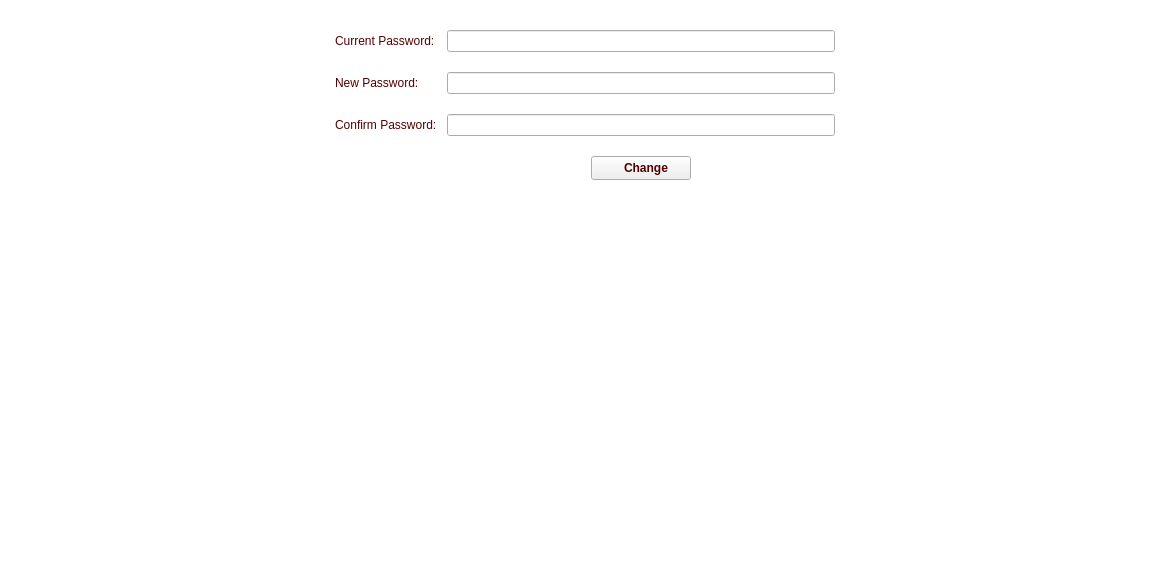
<?xml version="1.0" encoding="UTF-8"?>
<ui version="4.0">
 <class>ChangePassword</class>
 <widget class="QWidget" name="ChangePassword">
  <property name="geometry">
   <rect>
    <x>0</x>
    <y>0</y>
    <width>1170</width>
    <height>570</height>
   </rect>
  </property>
  <property name="minimumSize">
   <size>
    <width>1170</width>
    <height>570</height>
   </size>
  </property>
  <property name="palette">
   <palette>
    <active>
     <colorrole role="WindowText">
      <brush brushstyle="SolidPattern">
       <color alpha="255">
        <red>0</red>
        <green>0</green>
        <blue>0</blue>
       </color>
      </brush>
     </colorrole>
     <colorrole role="Button">
      <brush brushstyle="SolidPattern">
       <color alpha="255">
        <red>255</red>
        <green>255</green>
        <blue>255</blue>
       </color>
      </brush>
     </colorrole>
     <colorrole role="Light">
      <brush brushstyle="SolidPattern">
       <color alpha="255">
        <red>255</red>
        <green>255</green>
        <blue>255</blue>
       </color>
      </brush>
     </colorrole>
     <colorrole role="Midlight">
      <brush brushstyle="SolidPattern">
       <color alpha="255">
        <red>255</red>
        <green>255</green>
        <blue>255</blue>
       </color>
      </brush>
     </colorrole>
     <colorrole role="Dark">
      <brush brushstyle="SolidPattern">
       <color alpha="255">
        <red>127</red>
        <green>127</green>
        <blue>127</blue>
       </color>
      </brush>
     </colorrole>
     <colorrole role="Mid">
      <brush brushstyle="SolidPattern">
       <color alpha="255">
        <red>170</red>
        <green>170</green>
        <blue>170</blue>
       </color>
      </brush>
     </colorrole>
     <colorrole role="Text">
      <brush brushstyle="SolidPattern">
       <color alpha="255">
        <red>0</red>
        <green>0</green>
        <blue>0</blue>
       </color>
      </brush>
     </colorrole>
     <colorrole role="BrightText">
      <brush brushstyle="SolidPattern">
       <color alpha="255">
        <red>255</red>
        <green>255</green>
        <blue>255</blue>
       </color>
      </brush>
     </colorrole>
     <colorrole role="ButtonText">
      <brush brushstyle="SolidPattern">
       <color alpha="255">
        <red>0</red>
        <green>0</green>
        <blue>0</blue>
       </color>
      </brush>
     </colorrole>
     <colorrole role="Base">
      <brush brushstyle="SolidPattern">
       <color alpha="255">
        <red>255</red>
        <green>255</green>
        <blue>255</blue>
       </color>
      </brush>
     </colorrole>
     <colorrole role="Window">
      <brush brushstyle="SolidPattern">
       <color alpha="255">
        <red>255</red>
        <green>255</green>
        <blue>255</blue>
       </color>
      </brush>
     </colorrole>
     <colorrole role="Shadow">
      <brush brushstyle="SolidPattern">
       <color alpha="255">
        <red>0</red>
        <green>0</green>
        <blue>0</blue>
       </color>
      </brush>
     </colorrole>
     <colorrole role="AlternateBase">
      <brush brushstyle="SolidPattern">
       <color alpha="255">
        <red>255</red>
        <green>255</green>
        <blue>255</blue>
       </color>
      </brush>
     </colorrole>
     <colorrole role="ToolTipBase">
      <brush brushstyle="SolidPattern">
       <color alpha="255">
        <red>255</red>
        <green>255</green>
        <blue>220</blue>
       </color>
      </brush>
     </colorrole>
     <colorrole role="ToolTipText">
      <brush brushstyle="SolidPattern">
       <color alpha="255">
        <red>0</red>
        <green>0</green>
        <blue>0</blue>
       </color>
      </brush>
     </colorrole>
     <colorrole role="PlaceholderText">
      <brush brushstyle="SolidPattern">
       <color alpha="127">
        <red>0</red>
        <green>0</green>
        <blue>0</blue>
       </color>
      </brush>
     </colorrole>
     <colorrole role="Accent">
      <brush brushstyle="SolidPattern">
       <color alpha="255">
        <red>255</red>
        <green>255</green>
        <blue>255</blue>
       </color>
      </brush>
     </colorrole>
    </active>
    <inactive>
     <colorrole role="WindowText">
      <brush brushstyle="SolidPattern">
       <color alpha="255">
        <red>0</red>
        <green>0</green>
        <blue>0</blue>
       </color>
      </brush>
     </colorrole>
     <colorrole role="Button">
      <brush brushstyle="SolidPattern">
       <color alpha="255">
        <red>255</red>
        <green>255</green>
        <blue>255</blue>
       </color>
      </brush>
     </colorrole>
     <colorrole role="Light">
      <brush brushstyle="SolidPattern">
       <color alpha="255">
        <red>255</red>
        <green>255</green>
        <blue>255</blue>
       </color>
      </brush>
     </colorrole>
     <colorrole role="Midlight">
      <brush brushstyle="SolidPattern">
       <color alpha="255">
        <red>255</red>
        <green>255</green>
        <blue>255</blue>
       </color>
      </brush>
     </colorrole>
     <colorrole role="Dark">
      <brush brushstyle="SolidPattern">
       <color alpha="255">
        <red>127</red>
        <green>127</green>
        <blue>127</blue>
       </color>
      </brush>
     </colorrole>
     <colorrole role="Mid">
      <brush brushstyle="SolidPattern">
       <color alpha="255">
        <red>170</red>
        <green>170</green>
        <blue>170</blue>
       </color>
      </brush>
     </colorrole>
     <colorrole role="Text">
      <brush brushstyle="SolidPattern">
       <color alpha="255">
        <red>0</red>
        <green>0</green>
        <blue>0</blue>
       </color>
      </brush>
     </colorrole>
     <colorrole role="BrightText">
      <brush brushstyle="SolidPattern">
       <color alpha="255">
        <red>255</red>
        <green>255</green>
        <blue>255</blue>
       </color>
      </brush>
     </colorrole>
     <colorrole role="ButtonText">
      <brush brushstyle="SolidPattern">
       <color alpha="255">
        <red>0</red>
        <green>0</green>
        <blue>0</blue>
       </color>
      </brush>
     </colorrole>
     <colorrole role="Base">
      <brush brushstyle="SolidPattern">
       <color alpha="255">
        <red>255</red>
        <green>255</green>
        <blue>255</blue>
       </color>
      </brush>
     </colorrole>
     <colorrole role="Window">
      <brush brushstyle="SolidPattern">
       <color alpha="255">
        <red>255</red>
        <green>255</green>
        <blue>255</blue>
       </color>
      </brush>
     </colorrole>
     <colorrole role="Shadow">
      <brush brushstyle="SolidPattern">
       <color alpha="255">
        <red>0</red>
        <green>0</green>
        <blue>0</blue>
       </color>
      </brush>
     </colorrole>
     <colorrole role="AlternateBase">
      <brush brushstyle="SolidPattern">
       <color alpha="255">
        <red>255</red>
        <green>255</green>
        <blue>255</blue>
       </color>
      </brush>
     </colorrole>
     <colorrole role="ToolTipBase">
      <brush brushstyle="SolidPattern">
       <color alpha="255">
        <red>255</red>
        <green>255</green>
        <blue>220</blue>
       </color>
      </brush>
     </colorrole>
     <colorrole role="ToolTipText">
      <brush brushstyle="SolidPattern">
       <color alpha="255">
        <red>0</red>
        <green>0</green>
        <blue>0</blue>
       </color>
      </brush>
     </colorrole>
     <colorrole role="PlaceholderText">
      <brush brushstyle="SolidPattern">
       <color alpha="127">
        <red>0</red>
        <green>0</green>
        <blue>0</blue>
       </color>
      </brush>
     </colorrole>
     <colorrole role="Accent">
      <brush brushstyle="SolidPattern">
       <color alpha="255">
        <red>255</red>
        <green>255</green>
        <blue>255</blue>
       </color>
      </brush>
     </colorrole>
    </inactive>
    <disabled>
     <colorrole role="WindowText">
      <brush brushstyle="SolidPattern">
       <color alpha="255">
        <red>127</red>
        <green>127</green>
        <blue>127</blue>
       </color>
      </brush>
     </colorrole>
     <colorrole role="Button">
      <brush brushstyle="SolidPattern">
       <color alpha="255">
        <red>255</red>
        <green>255</green>
        <blue>255</blue>
       </color>
      </brush>
     </colorrole>
     <colorrole role="Light">
      <brush brushstyle="SolidPattern">
       <color alpha="255">
        <red>255</red>
        <green>255</green>
        <blue>255</blue>
       </color>
      </brush>
     </colorrole>
     <colorrole role="Midlight">
      <brush brushstyle="SolidPattern">
       <color alpha="255">
        <red>255</red>
        <green>255</green>
        <blue>255</blue>
       </color>
      </brush>
     </colorrole>
     <colorrole role="Dark">
      <brush brushstyle="SolidPattern">
       <color alpha="255">
        <red>127</red>
        <green>127</green>
        <blue>127</blue>
       </color>
      </brush>
     </colorrole>
     <colorrole role="Mid">
      <brush brushstyle="SolidPattern">
       <color alpha="255">
        <red>170</red>
        <green>170</green>
        <blue>170</blue>
       </color>
      </brush>
     </colorrole>
     <colorrole role="Text">
      <brush brushstyle="SolidPattern">
       <color alpha="255">
        <red>127</red>
        <green>127</green>
        <blue>127</blue>
       </color>
      </brush>
     </colorrole>
     <colorrole role="BrightText">
      <brush brushstyle="SolidPattern">
       <color alpha="255">
        <red>255</red>
        <green>255</green>
        <blue>255</blue>
       </color>
      </brush>
     </colorrole>
     <colorrole role="ButtonText">
      <brush brushstyle="SolidPattern">
       <color alpha="255">
        <red>127</red>
        <green>127</green>
        <blue>127</blue>
       </color>
      </brush>
     </colorrole>
     <colorrole role="Base">
      <brush brushstyle="SolidPattern">
       <color alpha="255">
        <red>255</red>
        <green>255</green>
        <blue>255</blue>
       </color>
      </brush>
     </colorrole>
     <colorrole role="Window">
      <brush brushstyle="SolidPattern">
       <color alpha="255">
        <red>255</red>
        <green>255</green>
        <blue>255</blue>
       </color>
      </brush>
     </colorrole>
     <colorrole role="Shadow">
      <brush brushstyle="SolidPattern">
       <color alpha="255">
        <red>0</red>
        <green>0</green>
        <blue>0</blue>
       </color>
      </brush>
     </colorrole>
     <colorrole role="AlternateBase">
      <brush brushstyle="SolidPattern">
       <color alpha="255">
        <red>255</red>
        <green>255</green>
        <blue>255</blue>
       </color>
      </brush>
     </colorrole>
     <colorrole role="ToolTipBase">
      <brush brushstyle="SolidPattern">
       <color alpha="255">
        <red>255</red>
        <green>255</green>
        <blue>220</blue>
       </color>
      </brush>
     </colorrole>
     <colorrole role="ToolTipText">
      <brush brushstyle="SolidPattern">
       <color alpha="255">
        <red>0</red>
        <green>0</green>
        <blue>0</blue>
       </color>
      </brush>
     </colorrole>
     <colorrole role="PlaceholderText">
      <brush brushstyle="SolidPattern">
       <color alpha="127">
        <red>127</red>
        <green>127</green>
        <blue>127</blue>
       </color>
      </brush>
     </colorrole>
     <colorrole role="Accent">
      <brush brushstyle="SolidPattern">
       <color alpha="255">
        <red>255</red>
        <green>255</green>
        <blue>255</blue>
       </color>
      </brush>
     </colorrole>
    </disabled>
   </palette>
  </property>
  <property name="windowTitle">
   <string>Form</string>
  </property>
  <property name="styleSheet">
   <string notr="true">color: rgb(85, 0, 0);</string>
  </property>
  <layout class="QHBoxLayout" name="horizontalLayout_2">
   <property name="spacing">
    <number>0</number>
   </property>
   <property name="leftMargin">
    <number>0</number>
   </property>
   <property name="topMargin">
    <number>30</number>
   </property>
   <property name="rightMargin">
    <number>0</number>
   </property>
   <property name="bottomMargin">
    <number>0</number>
   </property>
   <item>
    <spacer name="horizontalSpacer_4">
     <property name="orientation">
      <enum>Qt::Horizontal</enum>
     </property>
     <property name="sizeHint" stdset="0">
      <size>
       <width>332</width>
       <height>20</height>
      </size>
     </property>
    </spacer>
   </item>
   <item>
    <widget class="QWidget" name="widget" native="true">
     <property name="minimumSize">
      <size>
       <width>500</width>
       <height>180</height>
      </size>
     </property>
     <layout class="QFormLayout" name="formLayout">
      <property name="horizontalSpacing">
       <number>10</number>
      </property>
      <property name="verticalSpacing">
       <number>20</number>
      </property>
      <property name="leftMargin">
       <number>0</number>
      </property>
      <property name="topMargin">
       <number>0</number>
      </property>
      <property name="rightMargin">
       <number>0</number>
      </property>
      <property name="bottomMargin">
       <number>0</number>
      </property>
      <item row="0" column="0">
       <widget class="QLabel" name="label_3">
        <property name="text">
         <string>Current Password:</string>
        </property>
       </widget>
      </item>
      <item row="0" column="1">
       <widget class="QLineEdit" name="lePasswordCur">
        <property name="focusPolicy">
         <enum>Qt::ClickFocus</enum>
        </property>
        <property name="echoMode">
         <enum>QLineEdit::Password</enum>
        </property>
       </widget>
      </item>
      <item row="1" column="0">
       <widget class="QLabel" name="label">
        <property name="text">
         <string>New Password:</string>
        </property>
       </widget>
      </item>
      <item row="1" column="1">
       <widget class="QLineEdit" name="lePasswordNew">
        <property name="echoMode">
         <enum>QLineEdit::Password</enum>
        </property>
       </widget>
      </item>
      <item row="2" column="0">
       <widget class="QLabel" name="label_2">
        <property name="text">
         <string>Confirm Password:</string>
        </property>
       </widget>
      </item>
      <item row="2" column="1">
       <widget class="QLineEdit" name="lePasswordConfirm">
        <property name="echoMode">
         <enum>QLineEdit::Password</enum>
        </property>
       </widget>
      </item>
      <item row="3" column="0">
       <spacer name="horizontalSpacer">
        <property name="orientation">
         <enum>Qt::Horizontal</enum>
        </property>
        <property name="sizeHint" stdset="0">
         <size>
          <width>40</width>
          <height>23</height>
         </size>
        </property>
       </spacer>
      </item>
      <item row="3" column="1">
       <layout class="QHBoxLayout" name="horizontalLayout">
        <item>
         <spacer name="horizontalSpacer_3">
          <property name="orientation">
           <enum>Qt::Horizontal</enum>
          </property>
          <property name="sizeHint" stdset="0">
           <size>
            <width>40</width>
            <height>20</height>
           </size>
          </property>
         </spacer>
        </item>
        <item>
         <widget class="QPushButton" name="btnChange">
          <property name="minimumSize">
           <size>
            <width>100</width>
            <height>24</height>
           </size>
          </property>
          <property name="maximumSize">
           <size>
            <width>100</width>
            <height>24</height>
           </size>
          </property>
          <property name="font">
           <font>
            <bold>true</bold>
           </font>
          </property>
          <property name="text">
           <string>   Change</string>
          </property>
          <property name="icon">
           <iconset resource="images.qrc">
            <normaloff>:/images/images/updated2.png</normaloff>:/images/images/updated2.png</iconset>
          </property>
         </widget>
        </item>
        <item>
         <spacer name="horizontalSpacer_2">
          <property name="orientation">
           <enum>Qt::Horizontal</enum>
          </property>
          <property name="sizeHint" stdset="0">
           <size>
            <width>40</width>
            <height>20</height>
           </size>
          </property>
         </spacer>
        </item>
       </layout>
      </item>
     </layout>
    </widget>
   </item>
   <item>
    <spacer name="horizontalSpacer_5">
     <property name="orientation">
      <enum>Qt::Horizontal</enum>
     </property>
     <property name="sizeHint" stdset="0">
      <size>
       <width>332</width>
       <height>20</height>
      </size>
     </property>
    </spacer>
   </item>
  </layout>
 </widget>
 <resources>
  <include location="images.qrc"/>
 </resources>
 <connections/>
</ui>
